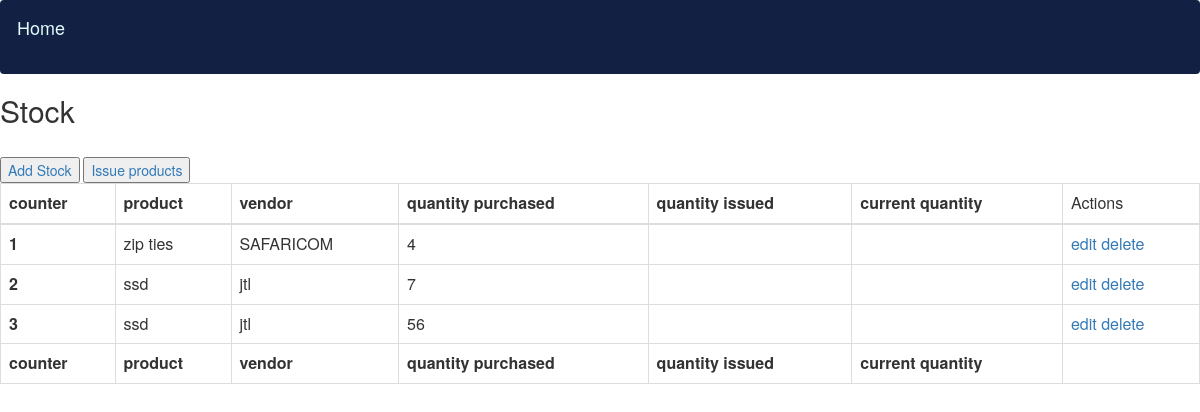
/stock/, run on the app's committed database.
### inv/models.py (models this page shows, shortened)
class Purchase(models.Model):
    STATUS=(
            ('COMPLETED','COMPLETED'),('PENDING','PENDING'),('CANCELED','CANCELED'),
            )
    po= models.IntegerField(default=0,blank=True,validators=[MinValueValidator(0)])
    vendor=models.ForeignKey(Vendor,null=True,on_delete=models.SET_NULL)
    product=models.ForeignKey(Product,null=True,on_delete=models.SET_NULL)
    date_created=models.DateTimeField(auto_now_add=True)
    quantity= models.IntegerField(default=0,blank=True,validators=[MinValueValidator(0)])
    price= models.FloatField(default=0,blank=True,validators=[MinValueValidator(0)])
    total_price=models.FloatField(default=0,blank=True,validators=[MinValueValidator(0)])
    status=models.CharField(max_length=200,null=True,choices=STATUS)
    @property
    def total_price(self):
        return self.quantity * self.price

class Product(models.Model):
    UNITS=(
        ('METERS','METERS'),('PACKET','PACKET'),('EXACT','EXACT')
        )
    product_number=models.IntegerField(primary_key=True)
    name=models.CharField(max_length=200,null=True)
    vendor=models.ForeignKey(Vendor,null=True,on_delete=models.SET_NULL)
    buying_price= models.IntegerField(default=0,blank=True,validators=[MinValueValidator(0)])
    selling_price=models.FloatField(default=0,blank=True,validators=[MinValueValidator(0)])
    units=models.CharField(max_length=200,null=True,choices=UNITS)
    product_description=models.CharField(max_length=200,null=True)
    date_created=models.DateTimeField(auto_now_add=True)
    def __str__(self) :
        return self.name

class Vendor(models.Model):
    name=models.CharField(max_length=200,null=True)
    phone=models.CharField(max_length=15,validators=[MinLengthValidator(9)])
    email=models.EmailField(max_length=200,null=True)
    date_created=models.DateTimeField(auto_now_add=True)
    def __str__(self) :
        return self.name

### inv/views.py (the view)
# urls.py: path('stock/',views.stock,name='stock'),
def stock(request):
    purchases=Purchase.objects.all()
    return render(request,'inv/stock.html',{'purchases':purchases})

### inv/templates/inv/stock.html (shortened to what this page needs)
<link href="//maxcdn.bootstrapcdn.com/bootstrap/3.3.0/css/bootstrap.min.css" rel="stylesheet" id="bootstrap-css">
{% block content %}
{%include 'inv/navbar.html'%}
	<h2>Stock</h2>
    <button><a  href=" {%url 'create_purchase'%}" >Add Stock</a></button>
    <button><a  href=" {%url 'create_issuance'%}" >Issue products</a></button>
	{% if purchases %}
	<table id="example" class="table table-bordered display" style="width:100%">
    		<thead class="thead-dark">
          <tr>
            <th>counter</th>
            <th>product</th>
            <th>vendor</th>
            <th>quantity purchased</th>
            <th>quantity issued </th>
            <th>current quantity</th>
            <td>Actions</td>
        </tr>
        	</thead>
        	<tbody>
            {% for instance in purchases %}
            <tr>
            <th scope="row">{{forloop.counter}}</th>
            <td>{{instance.product}}</td>
            <td>{{instance.vendor}}</td>
            <td>{{instance.quantity}}</td>
            <td></td>
            <td></td>
            <td><a href="" >edit</a>
            <a href="">delete</a></td>
            </tr>
                  {% endfor %}
		</tbody>
		<tfoot>
      <tr>
        <th>counter</th>
        <th>product</th>
        <th>vendor</th>
        <th>quantity purchased</th>
        <th>quantity issued </th>
        <th>current quantity</th>
    </tr>
        	</tfoot>
	</table>
	{% else %}
    		<p>No details are available.</p>
	{% endif %}
{% endblock %}

### data on the page
Purchase: product "zip ties", vendor "SAFARICOM", quantity "4"
Purchase: product "ssd", vendor "jtl", quantity "7"
Purchase: product "ssd", vendor "jtl", quantity "56"
